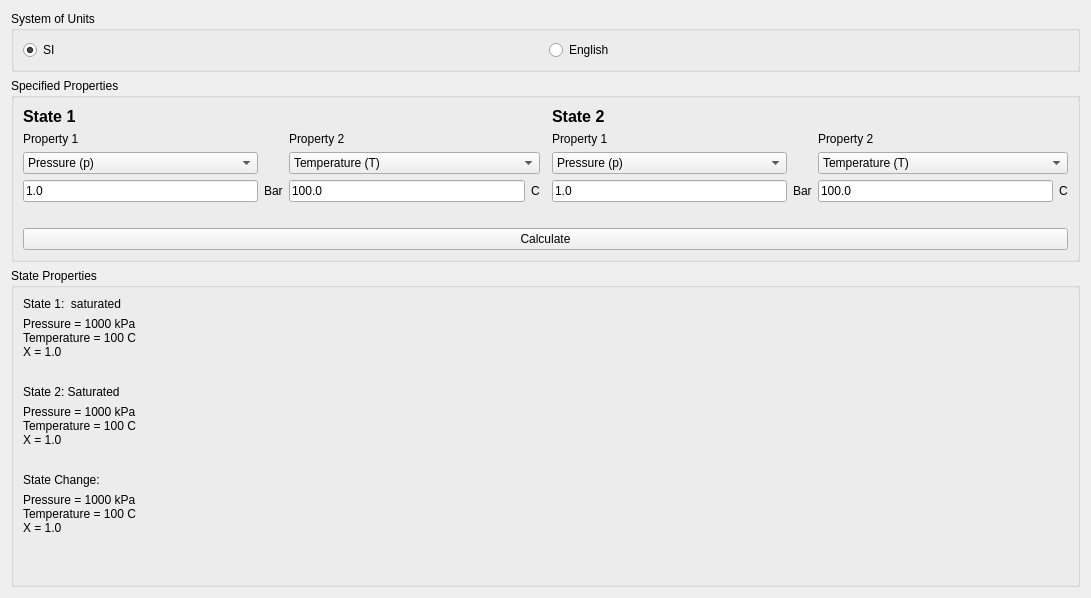
<?xml version="1.0" encoding="UTF-8"?>
<ui version="4.0">
 <class>_frm_StateCalculator</class>
 <widget class="QWidget" name="_frm_StateCalculator">
  <property name="geometry">
   <rect>
    <x>0</x>
    <y>0</y>
    <width>1091</width>
    <height>566</height>
   </rect>
  </property>
  <property name="windowTitle">
   <string>Thermodynamic State Calculator</string>
  </property>
  <layout class="QVBoxLayout" name="verticalLayout">
   <item>
    <widget class="QGroupBox" name="_grp_Units">
     <property name="title">
      <string>System of Units</string>
     </property>
     <layout class="QHBoxLayout" name="horizontalLayout_2">
      <item>
       <widget class="QRadioButton" name="_rdo_SI">
        <property name="text">
         <string>SI</string>
        </property>
        <property name="checked">
         <bool>true</bool>
        </property>
       </widget>
      </item>
      <item>
       <widget class="QRadioButton" name="_rdo_English">
        <property name="text">
         <string>English</string>
        </property>
       </widget>
      </item>
     </layout>
    </widget>
   </item>
   <item>
    <widget class="QGroupBox" name="_grp_SpecifiedProperties">
     <property name="title">
      <string>Specified Properties</string>
     </property>
     <layout class="QGridLayout" name="gridLayout">
      <item row="1" column="2">
       <widget class="QLabel" name="label">
        <property name="text">
         <string>Property 2</string>
        </property>
       </widget>
      </item>
      <item row="3" column="6">
       <widget class="QLabel" name="_lbl_Property1_2_Units">
        <property name="text">
         <string>Bar</string>
        </property>
       </widget>
      </item>
      <item row="1" column="5">
       <widget class="QLabel" name="label_4">
        <property name="text">
         <string>Property 1</string>
        </property>
       </widget>
      </item>
      <item row="1" column="7">
       <widget class="QLabel" name="_lbl_Property2">
        <property name="text">
         <string>Property 2</string>
        </property>
       </widget>
      </item>
      <item row="3" column="1">
       <widget class="QLabel" name="_lbl_Property1_Units">
        <property name="text">
         <string>Bar</string>
        </property>
       </widget>
      </item>
      <item row="3" column="5">
       <widget class="QLineEdit" name="_le_Property1_2">
        <property name="text">
         <string>1.0</string>
        </property>
       </widget>
      </item>
      <item row="3" column="8">
       <widget class="QLabel" name="_lbl_Property2_2_Units">
        <property name="text">
         <string>C</string>
        </property>
       </widget>
      </item>
      <item row="11" column="0" colspan="9">
       <widget class="QLabel" name="_lbl_Warning">
        <property name="text">
         <string/>
        </property>
       </widget>
      </item>
      <item row="1" column="0">
       <widget class="QLabel" name="_lbl_Property1">
        <property name="text">
         <string>Property 1</string>
        </property>
       </widget>
      </item>
      <item row="0" column="0">
       <widget class="QLabel" name="label_5">
        <property name="text">
         <string>&lt;html&gt;&lt;head/&gt;&lt;body&gt;&lt;p&gt;&lt;span style=&quot; font-size:12pt; font-weight:600;&quot;&gt;State 1&lt;/span&gt;&lt;/p&gt;&lt;/body&gt;&lt;/html&gt;</string>
        </property>
       </widget>
      </item>
      <item row="3" column="7">
       <widget class="QLineEdit" name="_le_Property2_2">
        <property name="text">
         <string>100.0</string>
        </property>
       </widget>
      </item>
      <item row="12" column="0" colspan="9">
       <widget class="QPushButton" name="_pb_Calculate">
        <property name="text">
         <string>Calculate</string>
        </property>
       </widget>
      </item>
      <item row="2" column="0">
       <widget class="QComboBox" name="_cmb_Property1">
        <item>
         <property name="text">
          <string>Pressure (p)</string>
         </property>
        </item>
        <item>
         <property name="text">
          <string>Temperature (T)</string>
         </property>
        </item>
        <item>
         <property name="text">
          <string>Quality (x)</string>
         </property>
        </item>
        <item>
         <property name="text">
          <string>Specific Internal Energy (u)</string>
         </property>
        </item>
        <item>
         <property name="text">
          <string>Specific Enthalpy (h)</string>
         </property>
        </item>
        <item>
         <property name="text">
          <string>Specific Volume (v)</string>
         </property>
        </item>
        <item>
         <property name="text">
          <string>Specific Entropy (s)</string>
         </property>
        </item>
       </widget>
      </item>
      <item row="3" column="0">
       <widget class="QLineEdit" name="_le_Property1">
        <property name="text">
         <string>1.0</string>
        </property>
       </widget>
      </item>
      <item row="0" column="5">
       <widget class="QLabel" name="label_6">
        <property name="text">
         <string>&lt;html&gt;&lt;head/&gt;&lt;body&gt;&lt;p&gt;&lt;span style=&quot; font-size:12pt; font-weight:600;&quot;&gt;State 2&lt;/span&gt;&lt;/p&gt;&lt;/body&gt;&lt;/html&gt;</string>
        </property>
       </widget>
      </item>
      <item row="3" column="2">
       <widget class="QLineEdit" name="_le_Property2">
        <property name="text">
         <string>100.0</string>
        </property>
       </widget>
      </item>
      <item row="2" column="7" colspan="2">
       <widget class="QComboBox" name="_cmb_Property2_2">
        <property name="currentIndex">
         <number>1</number>
        </property>
        <item>
         <property name="text">
          <string>Pressure (p)</string>
         </property>
        </item>
        <item>
         <property name="text">
          <string>Temperature (T)</string>
         </property>
        </item>
        <item>
         <property name="text">
          <string>Quality (x)</string>
         </property>
        </item>
        <item>
         <property name="text">
          <string>Specific Internal Energy (u)</string>
         </property>
        </item>
        <item>
         <property name="text">
          <string>Specific Enthalpy (h)</string>
         </property>
        </item>
        <item>
         <property name="text">
          <string>Specific Volume (v)</string>
         </property>
        </item>
        <item>
         <property name="text">
          <string>Specific Entropy (s)</string>
         </property>
        </item>
       </widget>
      </item>
      <item row="2" column="5">
       <widget class="QComboBox" name="_cmb_Property1_2">
        <item>
         <property name="text">
          <string>Pressure (p)</string>
         </property>
        </item>
        <item>
         <property name="text">
          <string>Temperature (T)</string>
         </property>
        </item>
        <item>
         <property name="text">
          <string>Quality (x)</string>
         </property>
        </item>
        <item>
         <property name="text">
          <string>Specific Internal Energy (u)</string>
         </property>
        </item>
        <item>
         <property name="text">
          <string>Specific Enthalpy (h)</string>
         </property>
        </item>
        <item>
         <property name="text">
          <string>Specific Volume (v)</string>
         </property>
        </item>
        <item>
         <property name="text">
          <string>Specific Entropy (s)</string>
         </property>
        </item>
       </widget>
      </item>
      <item row="3" column="3">
       <widget class="QLabel" name="_lbl_Property2_Units">
        <property name="text">
         <string>C</string>
        </property>
       </widget>
      </item>
      <item row="2" column="2" colspan="2">
       <widget class="QComboBox" name="_cmb_Property2">
        <item>
         <property name="text">
          <string>Temperature (T)</string>
         </property>
        </item>
        <item>
         <property name="text">
          <string>Pressure (p)</string>
         </property>
        </item>
        <item>
         <property name="text">
          <string>Quality (x)</string>
         </property>
        </item>
        <item>
         <property name="text">
          <string>Specific Internal Energy (u)</string>
         </property>
        </item>
        <item>
         <property name="text">
          <string>Specific Enthalpy (h)</string>
         </property>
        </item>
        <item>
         <property name="text">
          <string>Specific Volume (v)</string>
         </property>
        </item>
        <item>
         <property name="text">
          <string>Specific Entropy (s)</string>
         </property>
        </item>
       </widget>
      </item>
     </layout>
    </widget>
   </item>
   <item>
    <widget class="QGroupBox" name="_grp_StateProperties">
     <property name="title">
      <string>State Properties</string>
     </property>
     <layout class="QVBoxLayout" name="verticalLayout_2">
      <item>
       <widget class="QLabel" name="_lbl_State">
        <property name="text">
         <string>State 1:  saturated</string>
        </property>
       </widget>
      </item>
      <item>
       <widget class="QLabel" name="_lbl_StateProperties">
        <property name="text">
         <string>Pressure = 1000 kPa
Temperature = 100 C
X = 1.0</string>
        </property>
       </widget>
      </item>
      <item>
       <spacer name="horizontalSpacer">
        <property name="orientation">
         <enum>Qt::Horizontal</enum>
        </property>
        <property name="sizeHint" stdset="0">
         <size>
          <width>40</width>
          <height>20</height>
         </size>
        </property>
       </spacer>
      </item>
      <item>
       <widget class="QLabel" name="_lbl_State_2">
        <property name="text">
         <string>State 2: Saturated</string>
        </property>
       </widget>
      </item>
      <item>
       <widget class="QLabel" name="_lbl_StateProperties_2">
        <property name="text">
         <string>Pressure = 1000 kPa
Temperature = 100 C
X = 1.0</string>
        </property>
       </widget>
      </item>
      <item>
       <spacer name="horizontalSpacer_2">
        <property name="orientation">
         <enum>Qt::Horizontal</enum>
        </property>
        <property name="sizeHint" stdset="0">
         <size>
          <width>40</width>
          <height>20</height>
         </size>
        </property>
       </spacer>
      </item>
      <item>
       <widget class="QLabel" name="_lbl_StateChange">
        <property name="text">
         <string>State Change:</string>
        </property>
       </widget>
      </item>
      <item>
       <widget class="QLabel" name="_lbl_StateChangeProperties_3">
        <property name="text">
         <string>Pressure = 1000 kPa
Temperature = 100 C
X = 1.0</string>
        </property>
       </widget>
      </item>
      <item>
       <spacer name="verticalSpacer">
        <property name="orientation">
         <enum>Qt::Vertical</enum>
        </property>
        <property name="sizeHint" stdset="0">
         <size>
          <width>20</width>
          <height>40</height>
         </size>
        </property>
       </spacer>
      </item>
      <item>
       <widget class="QLabel" name="_lbl_SatLiqProps">
        <property name="text">
         <string/>
        </property>
       </widget>
      </item>
      <item>
       <widget class="QLabel" name="_lbl_SatVapProps">
        <property name="text">
         <string/>
        </property>
       </widget>
      </item>
     </layout>
    </widget>
   </item>
  </layout>
 </widget>
 <resources/>
 <connections/>
</ui>
